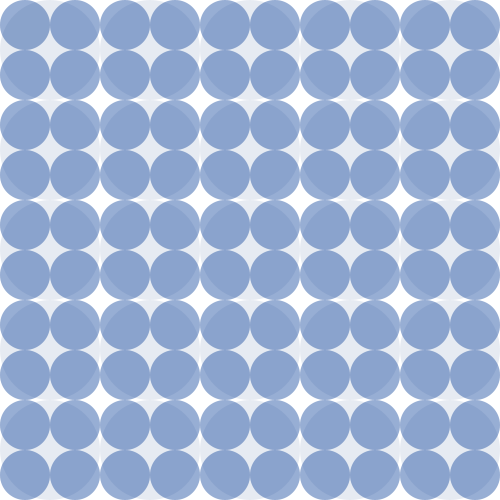
Frame 1 (no input)
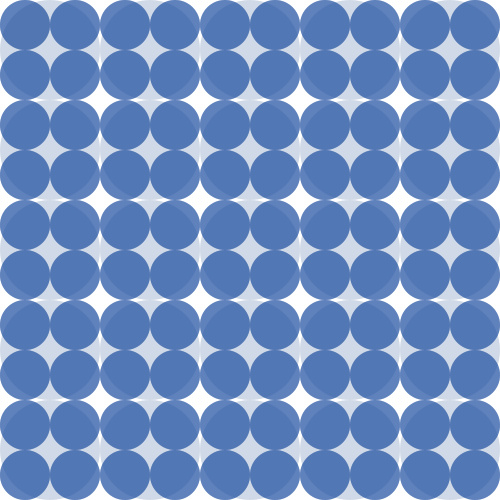
Frame 2 (the mouse pressed at the canvas centre, redrawn once)

The Processing sketch that drew these frames (run headless with seeded random() and noise(); the mouse was pressed at the canvas centre and the sketch redrawn once):

// Processing sketch: processing_84627
// ── processing_84627.pde

void setup()
{
  size(500, 500); 
  background(255); 
  smooth();
}

void draw() 
{
  
    for (int posX = 25; posX<width; posX = posX+50)
  {

    for (int posY = 25; posY<height; posY = posY+50)
    {
      
// Création d'un cercle 
noStroke();
fill(#1F5FCB,90);
ellipse(posX, posY, 50, 50);

// Création d'un deuxième cercle, deux fois plus gros que le premier
noStroke();
fill(#2C5393,30);
scale(2.0); 
ellipse(posX, posY, 50, 50);

// Création d'un troisième cercle, 0,5 fois plus gros que le deuxième
noStroke();
fill(#11284D,40);
scale(0.5); 
ellipse(posX, posY, 50, 50);
    }
  }
  noLoop();
}
